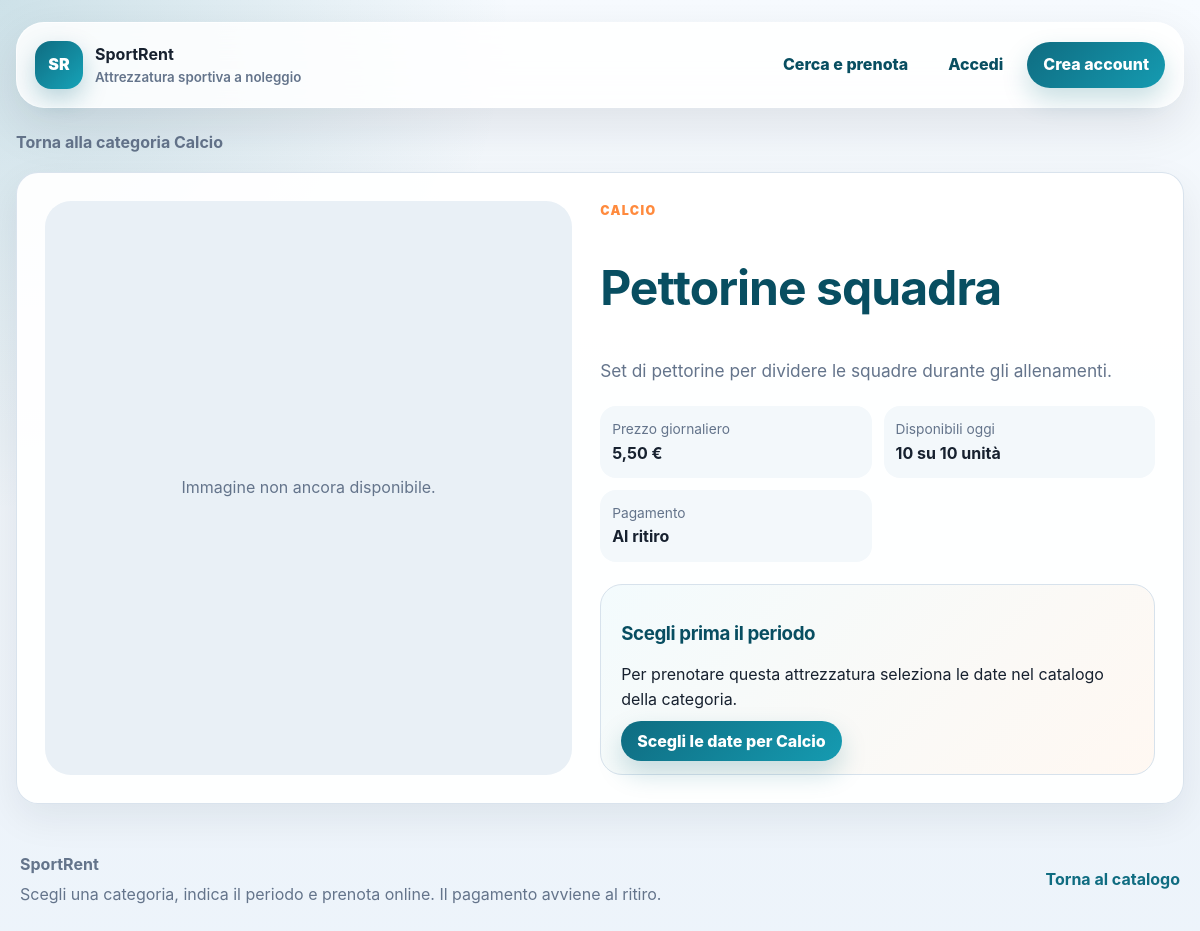
/attrezzature/19/, run on an earlier commit of the app's database.
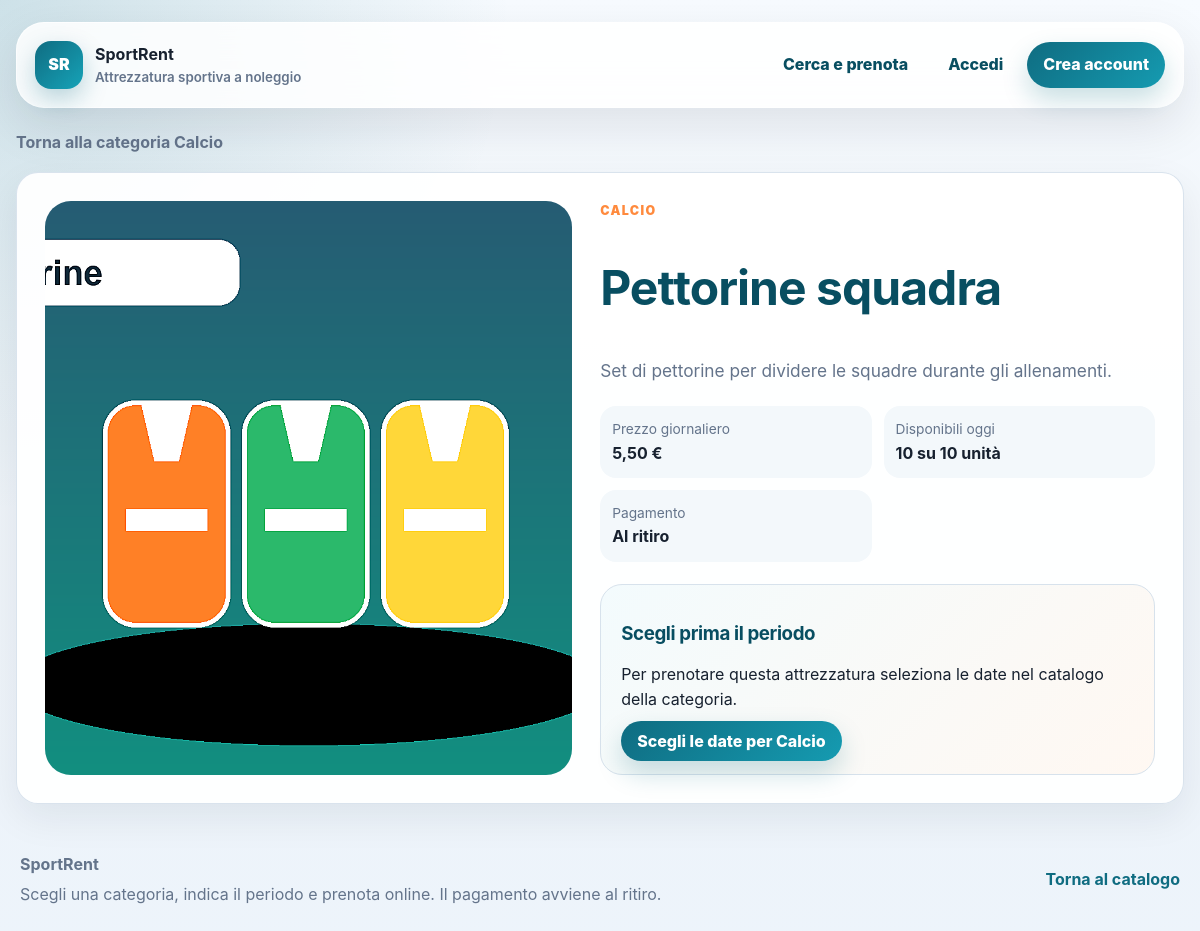
And on a later commit of the database.
### rentals/models.py (models this page shows, shortened)
class Equipment(models.Model):
    name = models.CharField("nome", max_length=150)
    category = models.ForeignKey(
        EquipmentCategory,
        on_delete=models.PROTECT,
        related_name="equipment",
        verbose_name="tipologia",
    )
    description = models.TextField("descrizione")
    total_quantity = models.PositiveIntegerField(
        "quantità totale",
        validators=[MinValueValidator(1)],
    )
    daily_price = models.DecimalField(
        "prezzo giornaliero",
        max_digits=8,
        decimal_places=2,
        validators=[MinValueValidator(Decimal("0.01"))],
    )
    image = models.ImageField(
        "immagine",
        upload_to="equipment/",
        blank=True,
        null=True,
    )
    is_active = models.BooleanField("disponibile nel catalogo", default=True)
    created_at = models.DateTimeField("creata il", auto_now_add=True)
    updated_at = models.DateTimeField("modificata il", auto_now=True)
    class Meta:
        verbose_name = "attrezzatura"
        verbose_name_plural = "attrezzature"
        ordering = ["category__name", "name"]
        constraints = [
            models.UniqueConstraint(
                fields=["name", "category"],
                name="unique_equipment_name_per_category",
            )
        ]
    def quantita_disponibile(self, data_inizio, data_fine, prenotazione_esclusa=None):
        from .services import calcola_quantita_disponibile
        return calcola_quantita_disponibile(
            self,
            data_inizio,
            data_fine,
            prenotazione_esclusa=prenotazione_esclusa,
        )

class EquipmentCategory(models.Model):
    name = models.CharField("nome", max_length=100, unique=True)
    description = models.TextField("descrizione", blank=True)
    class Meta:
        verbose_name = "categoria"
        verbose_name_plural = "categorie"
        ordering = ["name"]

### rentals/views.py (the view, shortened to what this page needs)
def dettaglio_attrezzatura(request, pk):
    equipment = get_object_or_404(
        Equipment.objects.select_related("category"),
        pk=pk,
        is_active=True,
    )
    today = timezone.localdate()
    periodo_scelto = None
    disponibili_periodo = None
    start_date = _leggi_data(request.GET.get("start_date"))
    end_date = _leggi_data(request.GET.get("end_date"))
    return render(
        request,
        "rentals/equipment_detail.html",
        {
            "equipment": equipment,
            "available_today": equipment.quantita_disponibile(today, today),
            "periodo_scelto": periodo_scelto,
            "disponibili_periodo": disponibili_periodo,
        },
    )

### rentals/services.py (called while the page is built)
def calcola_quantita_prenotata(
    attrezzatura,
    data_inizio,
    data_fine,
    prenotazione_esclusa=None,
):
    righe_sovrapposte = ReservationItem.objects.filter(
        equipment=attrezzatura,
        reservation__status=Reservation.Status.CONFIRMED,
        reservation__start_date__lte=data_fine,
        reservation__end_date__gte=data_inizio,
    )
    if prenotazione_esclusa is not None:
        righe_sovrapposte = righe_sovrapposte.exclude(
            reservation=prenotazione_esclusa
        )
    risultato = righe_sovrapposte.aggregate(totale=Sum("quantity"))
    return risultato["totale"] or 0

def calcola_quantita_disponibile(
    attrezzatura,
    data_inizio,
    data_fine,
    prenotazione_esclusa=None,
):
    quantita_prenotata = calcola_quantita_prenotata(
        attrezzatura,
        data_inizio,
        data_fine,
        prenotazione_esclusa=prenotazione_esclusa,
    )
    return max(attrezzatura.total_quantity - quantita_prenotata, 0)

### rentals/views.py (called while the page is built)
def _leggi_data(value):
    if not value:
        return None
    try:
        return date.fromisoformat(value)
    except ValueError:
        return None

### templates/rentals/equipment_detail.html (shortened to what this page needs)
{% extends "base.html" %}
{% block content %}
<p><a class="link-muted" href="{% url 'equipment_list' %}?category={{ equipment.category.pk }}">Torna alla categoria {{ equipment.category.name }}</a></p>
<article class="detail-layout">
    <div class="detail-media">
        {% if equipment.image %}
            <img class="detail-image product-image" src="{{ equipment.image.url }}" alt="{{ equipment.name }}">
        {% else %}
            <div class="image-placeholder image-placeholder--large">Immagine non ancora disponibile.</div>
        {% endif %}
    </div>
    <div class="detail-content">
        <p class="eyebrow">{{ equipment.category.name }}</p>
        <h1>{{ equipment.name }}</h1>
        <p class="lead">{{ equipment.description|linebreaksbr }}</p>
        <div class="info-grid">
            <div><span>Prezzo giornaliero</span><strong>{{ equipment.daily_price }} €</strong></div>
            {% if periodo_scelto %}
                <div><span>Periodo richiesto</span><strong>{{ periodo_scelto.start_date|date:"d/m/Y" }} - {{ periodo_scelto.end_date|date:"d/m/Y" }}</strong></div>
                <div><span>Disponibili nel periodo</span><strong>{{ disponibili_periodo }} unità</strong></div>
            {% else %}
                <div><span>Disponibili oggi</span><strong>{{ available_today }} su {{ equipment.total_quantity }} unità</strong></div>
            {% endif %}
            <div><span>Pagamento</span><strong>Al ritiro</strong></div>
        </div>
        <div class="cta-panel">
            {% if not periodo_scelto %}
                <h3>Scegli prima il periodo</h3>
                <p>Per prenotare questa attrezzatura seleziona le date nel catalogo della categoria.</p>
                <a class="button" href="{% url 'equipment_list' %}?category={{ equipment.category.pk }}">Scegli le date per {{ equipment.category.name }}</a>
            {% elif disponibili_periodo == 0 %}
                <h3>Articolo non disponibile nel periodo selezionato.</h3>
                <a class="button" href="{% url 'equipment_list' %}?category={{ equipment.category.pk }}">Cerca altre date</a>
            {% endif %}
        </div>
    </div>
</article>
{% endblock %}

What changed in the data, as far as the page shows it:
changed Equipment "Pettorine squadra": image: picture added
Also different on the page:
text no longer shown: "Immagine non ancora disponibile."
